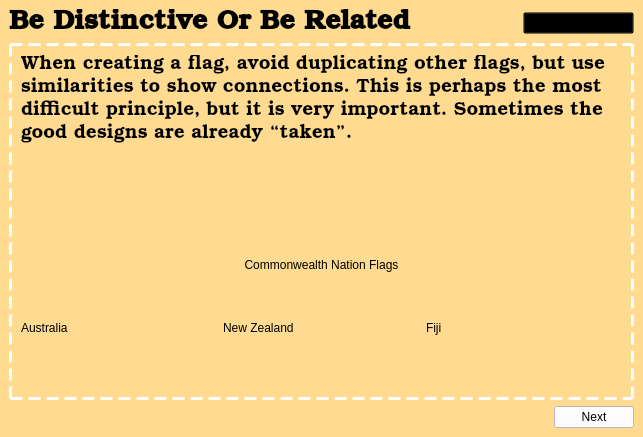
<?xml version="1.0" encoding="UTF-8"?>
<ui version="4.0">
 <class>BeDistinctiveOrRelatedLesson</class>
 <widget class="QStackedWidget" name="BeDistinctiveOrRelatedLesson">
  <property name="geometry">
   <rect>
    <x>0</x>
    <y>0</y>
    <width>643</width>
    <height>437</height>
   </rect>
  </property>
  <property name="windowTitle">
   <string>StackedWidget</string>
  </property>
  <widget class="QWidget" name="page">
   <property name="styleSheet">
    <string notr="true">background-color: rgb(255, 219, 146);</string>
   </property>
   <layout class="QVBoxLayout" name="verticalLayout_5">
    <item>
     <layout class="QVBoxLayout" name="verticalLayout_4">
      <item>
       <layout class="QVBoxLayout" name="verticalLayout">
        <item>
         <layout class="QHBoxLayout" name="horizontalLayout">
          <item>
           <widget class="QLabel" name="label">
            <property name="font">
             <font>
              <family>Bookman Old Style</family>
              <pointsize>20</pointsize>
              <italic>false</italic>
              <bold>true</bold>
             </font>
            </property>
            <property name="styleSheet">
             <string notr="true">font: 600 20pt &quot;Bookman Old Style&quot;;
color: rgb(0, 0, 0);</string>
            </property>
            <property name="text">
             <string>Be Distinctive Or Be Related</string>
            </property>
           </widget>
          </item>
          <item>
           <spacer name="horizontalSpacer">
            <property name="orientation">
             <enum>Qt::Horizontal</enum>
            </property>
            <property name="sizeHint" stdset="0">
             <size>
              <width>40</width>
              <height>20</height>
             </size>
            </property>
           </spacer>
          </item>
          <item>
           <widget class="QPushButton" name="mainMenu">
            <property name="styleSheet">
             <string notr="true">background-color: transparent;
text-decoration: underline; 
font: 12pt &quot;Arial Narrow&quot;;</string>
            </property>
            <property name="text">
             <string>Back to Main Menu</string>
            </property>
           </widget>
          </item>
         </layout>
        </item>
        <item>
         <widget class="QFrame" name="verticalFrame_9">
          <property name="styleSheet">
           <string notr="true">QFrame#verticalFrame_9 {
	border: 3px dashed white;
}
</string>
          </property>
          <layout class="QVBoxLayout" name="verticalLayout_21">
           <item>
            <widget class="QLabel" name="label_2">
             <property name="sizePolicy">
              <sizepolicy hsizetype="Preferred" vsizetype="Fixed">
               <horstretch>0</horstretch>
               <verstretch>0</verstretch>
              </sizepolicy>
             </property>
             <property name="maximumSize">
              <size>
               <width>16777215</width>
               <height>16777</height>
              </size>
             </property>
             <property name="font">
              <font>
               <family>Bookman Old Style</family>
               <pointsize>14</pointsize>
               <italic>false</italic>
               <bold>false</bold>
              </font>
             </property>
             <property name="styleSheet">
              <string notr="true">font: 300 14pt &quot;Bookman Old Style&quot;;
color: rgb(0, 0, 0);</string>
             </property>
             <property name="text">
              <string>When creating a flag, avoid duplicating other flags, but use similarities to show connections. This is perhaps the most difficult principle, but it is very important. Sometimes the good designs are already “taken”.</string>
             </property>
             <property name="alignment">
              <set>Qt::AlignLeading|Qt::AlignLeft|Qt::AlignTop</set>
             </property>
             <property name="wordWrap">
              <bool>true</bool>
             </property>
            </widget>
           </item>
           <item>
            <layout class="QVBoxLayout" name="verticalLayout_7">
             <item>
              <widget class="QLabel" name="label_3">
               <property name="styleSheet">
                <string notr="true">font: 300 13pt &quot;Bookman Old Style&quot;;</string>
               </property>
               <property name="text">
                <string>Commonwealth Nation Flags</string>
               </property>
               <property name="alignment">
                <set>Qt::AlignCenter</set>
               </property>
              </widget>
             </item>
             <item>
              <layout class="QHBoxLayout" name="horizontalLayout_5">
               <item>
                <layout class="QVBoxLayout" name="verticalLayout_10">
                 <item>
                  <widget class="QLabel" name="label_11">
                   <property name="styleSheet">
                    <string notr="true">font: 300 10pt &quot;Bookman Old Style&quot;;</string>
                   </property>
                   <property name="text">
                    <string>Australia</string>
                   </property>
                  </widget>
                 </item>
                 <item>
                  <widget class="QLabel" name="label_10">
                   <property name="sizePolicy">
                    <sizepolicy hsizetype="Fixed" vsizetype="Fixed">
                     <horstretch>0</horstretch>
                     <verstretch>0</verstretch>
                    </sizepolicy>
                   </property>
                   <property name="maximumSize">
                    <size>
                     <width>200</width>
                     <height>100</height>
                    </size>
                   </property>
                   <property name="text">
                    <string/>
                   </property>
                   <property name="pixmap">
                    <pixmap resource="Resources.qrc">:/Flags/au.png</pixmap>
                   </property>
                   <property name="scaledContents">
                    <bool>true</bool>
                   </property>
                  </widget>
                 </item>
                </layout>
               </item>
               <item>
                <layout class="QVBoxLayout" name="verticalLayout_8">
                 <item>
                  <widget class="QLabel" name="label_7">
                   <property name="styleSheet">
                    <string notr="true">font: 300 10pt &quot;Bookman Old Style&quot;;</string>
                   </property>
                   <property name="text">
                    <string>New Zealand</string>
                   </property>
                  </widget>
                 </item>
                 <item>
                  <widget class="QLabel" name="label_8">
                   <property name="sizePolicy">
                    <sizepolicy hsizetype="Fixed" vsizetype="Fixed">
                     <horstretch>0</horstretch>
                     <verstretch>0</verstretch>
                    </sizepolicy>
                   </property>
                   <property name="maximumSize">
                    <size>
                     <width>200</width>
                     <height>100</height>
                    </size>
                   </property>
                   <property name="text">
                    <string/>
                   </property>
                   <property name="pixmap">
                    <pixmap resource="Resources.qrc">:/Flags/nz.png</pixmap>
                   </property>
                   <property name="scaledContents">
                    <bool>true</bool>
                   </property>
                  </widget>
                 </item>
                </layout>
               </item>
               <item>
                <layout class="QVBoxLayout" name="verticalLayout_9">
                 <item>
                  <widget class="QLabel" name="label_6">
                   <property name="styleSheet">
                    <string notr="true">font: 300 10pt &quot;Bookman Old Style&quot;;</string>
                   </property>
                   <property name="text">
                    <string>Fiji</string>
                   </property>
                  </widget>
                 </item>
                 <item>
                  <widget class="QLabel" name="label_9">
                   <property name="sizePolicy">
                    <sizepolicy hsizetype="Fixed" vsizetype="Fixed">
                     <horstretch>0</horstretch>
                     <verstretch>0</verstretch>
                    </sizepolicy>
                   </property>
                   <property name="maximumSize">
                    <size>
                     <width>200</width>
                     <height>100</height>
                    </size>
                   </property>
                   <property name="text">
                    <string/>
                   </property>
                   <property name="pixmap">
                    <pixmap resource="Resources.qrc">:/Flags/fj.png</pixmap>
                   </property>
                   <property name="scaledContents">
                    <bool>true</bool>
                   </property>
                  </widget>
                 </item>
                </layout>
               </item>
              </layout>
             </item>
            </layout>
           </item>
          </layout>
         </widget>
        </item>
        <item>
         <layout class="QHBoxLayout" name="horizontalLayout_4">
          <item>
           <spacer name="horizontalSpacer_4">
            <property name="orientation">
             <enum>Qt::Horizontal</enum>
            </property>
            <property name="sizeHint" stdset="0">
             <size>
              <width>40</width>
              <height>20</height>
             </size>
            </property>
           </spacer>
          </item>
          <item>
           <widget class="QPushButton" name="nextButton">
            <property name="styleSheet">
             <string notr="true">background-color: rgb(255, 255, 255);
font: 9pt &quot;Arial Narrow&quot;;</string>
            </property>
            <property name="text">
             <string>Next</string>
            </property>
           </widget>
          </item>
         </layout>
        </item>
       </layout>
      </item>
     </layout>
    </item>
   </layout>
  </widget>
  <widget class="QWidget" name="page_2">
   <property name="styleSheet">
    <string notr="true">background-color: rgb(255, 219, 146);</string>
   </property>
   <layout class="QVBoxLayout" name="verticalLayout_6">
    <item>
     <layout class="QVBoxLayout" name="verticalLayout_3">
      <item>
       <layout class="QVBoxLayout" name="verticalLayout_2">
        <item>
         <layout class="QHBoxLayout" name="horizontalLayout_2">
          <item>
           <widget class="QLabel" name="label_4">
            <property name="font">
             <font>
              <family>Bookman Old Style</family>
              <pointsize>20</pointsize>
              <italic>false</italic>
              <bold>true</bold>
             </font>
            </property>
            <property name="styleSheet">
             <string notr="true">font: 600 20pt &quot;Bookman Old Style&quot;;
color: rgb(0, 0, 0);</string>
            </property>
            <property name="text">
             <string>Be Distinctive Or Be Related</string>
            </property>
           </widget>
          </item>
          <item>
           <spacer name="horizontalSpacer_2">
            <property name="orientation">
             <enum>Qt::Horizontal</enum>
            </property>
            <property name="sizeHint" stdset="0">
             <size>
              <width>40</width>
              <height>20</height>
             </size>
            </property>
           </spacer>
          </item>
          <item>
           <widget class="QPushButton" name="mainMenu_2">
            <property name="styleSheet">
             <string notr="true">background-color: rgb(255, 255, 255);
font: 9pt &quot;Arial Narrow&quot;;</string>
            </property>
            <property name="text">
             <string>Back to Main Menu</string>
            </property>
           </widget>
          </item>
         </layout>
        </item>
        <item>
         <widget class="QFrame" name="verticalFrame">
          <property name="styleSheet">
           <string notr="true">QFrame#verticalFrame {
	border: 3px dashed white;
}
</string>
          </property>
          <layout class="QVBoxLayout" name="verticalLayout_34">
           <item>
            <widget class="QLabel" name="label_5">
             <property name="styleSheet">
              <string notr="true">
font: 300 14pt &quot;Bookman Old Style&quot;;
color: rgb(0, 0, 0);</string>
             </property>
             <property name="text">
              <string>However, a flag’s symbols, colors, and shapes can recall other flags—a powerful way to show heritage, solidarity, or connectedness. This requires knowledge of other flags. Often the best way to start the design process can be looking to one’s “roots” in flags—by country, tribe, or religion. 
</string>
             </property>
             <property name="alignment">
              <set>Qt::AlignLeading|Qt::AlignLeft|Qt::AlignTop</set>
             </property>
             <property name="wordWrap">
              <bool>true</bool>
             </property>
            </widget>
           </item>
           <item>
            <layout class="QVBoxLayout" name="verticalLayout_11">
             <item>
              <widget class="QLabel" name="label_12">
               <property name="styleSheet">
                <string notr="true">font: 300 13pt &quot;Bookman Old Style&quot;;</string>
               </property>
               <property name="text">
                <string>Muslim Countries</string>
               </property>
               <property name="alignment">
                <set>Qt::AlignCenter</set>
               </property>
              </widget>
             </item>
             <item>
              <layout class="QHBoxLayout" name="horizontalLayout_6">
               <item>
                <layout class="QVBoxLayout" name="verticalLayout_16">
                 <item>
                  <widget class="QLabel" name="label_14">
                   <property name="styleSheet">
                    <string notr="true">font: 300 10pt &quot;Bookman Old Style&quot;;</string>
                   </property>
                   <property name="text">
                    <string>Maldives</string>
                   </property>
                  </widget>
                 </item>
                 <item>
                  <widget class="QLabel" name="label_13">
                   <property name="maximumSize">
                    <size>
                     <width>180</width>
                     <height>133</height>
                    </size>
                   </property>
                   <property name="text">
                    <string/>
                   </property>
                   <property name="pixmap">
                    <pixmap resource="Resources.qrc">:/Flags/mv.png</pixmap>
                   </property>
                   <property name="scaledContents">
                    <bool>true</bool>
                   </property>
                  </widget>
                 </item>
                </layout>
               </item>
               <item>
                <layout class="QVBoxLayout" name="verticalLayout_18">
                 <item>
                  <widget class="QLabel" name="label_16">
                   <property name="styleSheet">
                    <string notr="true">font: 300 10pt &quot;Bookman Old Style&quot;;</string>
                   </property>
                   <property name="text">
                    <string>Turkey</string>
                   </property>
                  </widget>
                 </item>
                 <item>
                  <widget class="QLabel" name="label_15">
                   <property name="maximumSize">
                    <size>
                     <width>180</width>
                     <height>133</height>
                    </size>
                   </property>
                   <property name="text">
                    <string/>
                   </property>
                   <property name="pixmap">
                    <pixmap resource="Resources.qrc">:/Flags/tr.png</pixmap>
                   </property>
                   <property name="scaledContents">
                    <bool>true</bool>
                   </property>
                  </widget>
                 </item>
                </layout>
               </item>
               <item>
                <layout class="QVBoxLayout" name="verticalLayout_17">
                 <item>
                  <widget class="QLabel" name="label_18">
                   <property name="styleSheet">
                    <string notr="true">font: 300 10pt &quot;Bookman Old Style&quot;;</string>
                   </property>
                   <property name="text">
                    <string>Pakistan</string>
                   </property>
                  </widget>
                 </item>
                 <item>
                  <widget class="QLabel" name="label_17">
                   <property name="maximumSize">
                    <size>
                     <width>180</width>
                     <height>133</height>
                    </size>
                   </property>
                   <property name="text">
                    <string/>
                   </property>
                   <property name="pixmap">
                    <pixmap resource="Resources.qrc">:/Flags/pk.png</pixmap>
                   </property>
                   <property name="scaledContents">
                    <bool>true</bool>
                   </property>
                  </widget>
                 </item>
                </layout>
               </item>
              </layout>
             </item>
            </layout>
           </item>
          </layout>
         </widget>
        </item>
       </layout>
      </item>
      <item>
       <layout class="QHBoxLayout" name="horizontalLayout_3">
        <item>
         <widget class="QPushButton" name="backButton">
          <property name="styleSheet">
           <string notr="true">background-color: rgb(255, 255, 255);
font: 9pt &quot;Arial Narrow&quot;;</string>
          </property>
          <property name="text">
           <string>Back</string>
          </property>
         </widget>
        </item>
        <item>
         <spacer name="horizontalSpacer_3">
          <property name="orientation">
           <enum>Qt::Horizontal</enum>
          </property>
          <property name="sizeHint" stdset="0">
           <size>
            <width>40</width>
            <height>20</height>
           </size>
          </property>
         </spacer>
        </item>
        <item>
         <widget class="QPushButton" name="nextButton_2">
          <property name="styleSheet">
           <string notr="true">background-color: rgb(255, 255, 255);
font: 9pt &quot;Arial Narrow&quot;;</string>
          </property>
          <property name="text">
           <string>Next</string>
          </property>
         </widget>
        </item>
       </layout>
      </item>
     </layout>
    </item>
   </layout>
  </widget>
 </widget>
 <resources>
  <include location="Resources.qrc"/>
 </resources>
 <connections/>
</ui>
